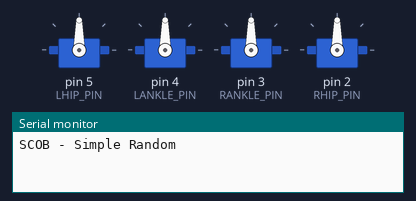
A sketch run on a simulated Arduino Uno, built with avr-gcc and run on an emulated ATmega328P. Parts: 4 × servo, the last lines printed to the serial monitor. Random numbers use the default seed unless the sketch sets one.

Above: at 0.1 s.
At 3.41 s:
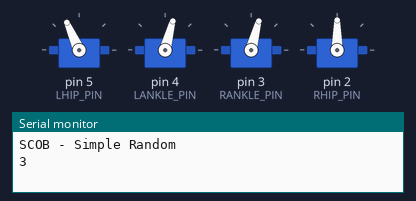
At 8.41 s:
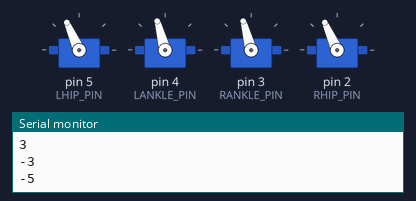
At 15.4 s:
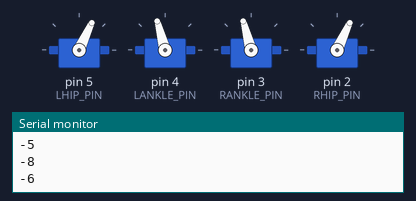
At 26.79 s:
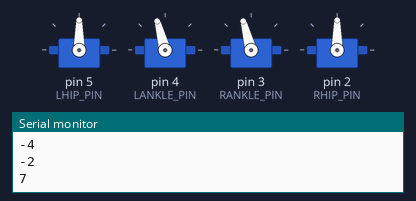
At 39.19 s:
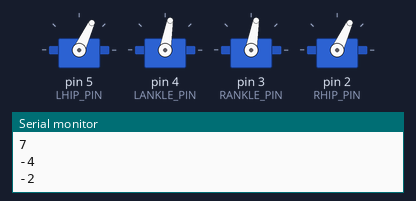
Timing chart, 0 to 40.0 s (numbered marks = the images above):
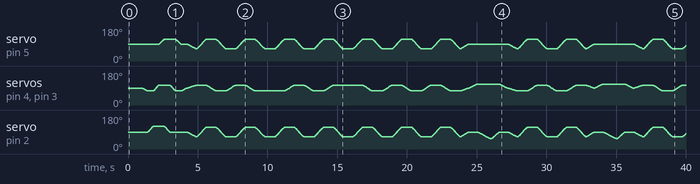

The sketch:

SimpleRandom.ino
```cpp
/*

  This sketch demonstrates how to make SCOB randomly walk around
  using a minimal amount of code.

*/

#include <EEPROM.h>
#include <Servo.h>

#include <SimpleBezier.h>
#include <ServoAnimator.h>
#include <ScobEeprom.h>

#include "Config.h"
#include "Animations.h"

ServoAnimator anim(NUM_JOINTS);

void setup() {
  Serial.begin(9600);
  Serial.println("SCOB - Simple Random");

  // load servo centers from EEPROM
  ScobEeprom::loadConfig(NUM_JOINTS, servoCenters);

  // init servos
  for (uint8_t i=0; i<NUM_JOINTS; i++) {
      anim.initServo(i, servoPins[i], servoCenters[i]);
  }

  // set inital animation
  anim.setAnimation(stand);
}

void loop() {
  // let the animation run
  anim.update();

  if (!anim.isBusy()) {
    // current animation is complete, pick another one to run with next
    int r = random(-10, MAX_ANIM_CMD);
    Serial.println(r);

    // Make forwards and backwards more likely by saying
    // between -10 and -5 means forwards
    // between -5 and 0 means backwards
    if (r < -5) {
      anim.setAnimation(walkForward);
    } else if (r < 0) {
      anim.setAnimation(walkForward, true);
    } else {
      // else run whatever animation was randomly picked
      anim.setAnimation(anims[r]);
    }
  }
}
```

Animations.h
```cpp
// Motion patterns - joint angles relative to center
const byte standKeyFrames[1][NUM_JOINTS] = {
  {0, 0, 0, 0}
};
const unsigned long standDurations[1] = {1000};
ANIMATION stand {
  "ST", CMD_ST, 1, (byte *) &standKeyFrames, (unsigned long*)&standDurations
};

const byte walkForwardKeyframes[4][NUM_JOINTS] = {
  {-25,-15,-15,-25},
  {25,-15,-15,25},
  {25,15,15,25},
  {-25,15,15,-25}
};
const unsigned long walkForwardDurations[4] = {700,700,700,700};
ANIMATION walkForward {
  "FD", CMD_FD, 4, (byte *) &walkForwardKeyframes, (unsigned long*)&walkForwardDurations
};

const byte turnLeftKeyframes[8][NUM_JOINTS] = {
  {0, -15, -15, 0},
  {30, -15, -15, 0},
  {30, 15, 15, 0},
  {30, 15, 15, 25},
  {0, 15, 15, 25},
  {0, -15, -15, 25},
  {0, -15, -15, 0},
  {0, 0, 0, 0}
};
const unsigned long turnLeftDurations[8] = {400,400,400,400,400,400,400,400};
ANIMATION turnLeft {
  "LT", CMD_LT, 8, (byte *) &turnLeftKeyframes, (unsigned long*)&turnLeftDurations
};

const byte turnRightKeyframes[8][NUM_JOINTS] = {
  {0, -15, -15, 0},
  {0, -15, -15, 30},
  {0, 15, 15, 30},
  {25, 15, 15, 30},
  {25, 15, 15, 0},
  {25, -15, -15, 0},
  {0, -15, -15, 0},
  {0, 0, 0, 0}
};
const unsigned long turnRightDurations[8] = {400,400,400,400,400,400,400,400};
ANIMATION turnRight {
  "RT", CMD_RT, 8, (byte *) &turnRightKeyframes, (unsigned long*)&turnRightDurations
};

const byte footTapKeyframes[2][NUM_JOINTS] = {
  {0, -25, 5, 0},
  {0 ,0 ,0, 0}
};
const unsigned long footTapDurations[2] = {400, 250};
ANIMATION footTap {
  "FT", CMD_FT, 2, (byte *) &footTapKeyframes, (unsigned long*)&footTapDurations
};

ANIMATION tipToes {
  "TT",
  CMD_TT,
  1,
  (byte *)new byte[2][NUM_JOINTS]
  {
    {0, 60, -60, 0},
    {0, 60, -60, 0}
  },
  new unsigned long[2]{500, 2000}
};

// Interactive state - used when adjusting joint parameters via serial interface
byte interactiveKeyFrames[1][NUM_JOINTS] = {
  {0, 0, 0, 0}
};
unsigned long interactiveDurations[1] = {1000};
ANIMATION interactive {
  "", 0xff, 1, (byte *) &interactiveKeyFrames, (unsigned long*)&interactiveDurations
};

ANIMATION lookLeft {
  "LL",
  CMD_LL,
  5,
  (byte *)new byte[5][NUM_JOINTS] {
    {0,0,0,0},
    {0,-20,-20,0},
    {35,-20,-20,0},
    {0,-20,-20,0},
    {0,0,0,0}
  },
  new unsigned long[5]{600,600,1000,600,600}
};


ANIMATION lookRight {
  "LR",
  CMD_LR,
  5,
  (byte *)new byte[5][NUM_JOINTS] {
    {0,0,0,0},
    {0,20,20,0},
    {0,20,20,-35},
    {0,20,20,0},
    {0,0,0,0}
  },
  new unsigned long[5]{600,600,1000,600,600}
};

/*
ANIMATION sideShuffle {
  "SS",
  CMD_SS,
  2,
  (byte *)new byte[2][NUM_JOINTS] {
    {0,20,20,0},
    {0,-30,-30,0}
  },
  new unsigned long[2]{200,200}
};
*/

/*

ANIMATION wiggleIt {
  8,
  (byte *)new byte[8][NUM_JOINTS] {
    {30,0,0,30},
    {-31,0,0,-30},
    {30,0,0,30},
    {-31,0,0,-30},
    {30,0,0,30},
    {-31,0,0,-30},
    {30,0,0,30},
    {-31,0,0,-30}
  },
  new unsigned long[8]{200,200,200,200,200,200,200,200}
};

*/

// Array of all animations so we can easily pick one by a random number
ANIMATION anims[MAX_ANIM_CMD] = { stand, walkForward, turnLeft, turnRight, footTap, tipToes, lookLeft, lookRight };
```

Config.h
```cpp
// Number of servo joints
#define NUM_JOINTS 4

// Pins
#define TRIGGER_PIN  10
#define ECHO_PIN     11
#define LHIP_PIN 5
#define LANKLE_PIN 4
#define RANKLE_PIN 3
#define RHIP_PIN 2

// pin references
uint8_t servoPins[NUM_JOINTS] = {LHIP_PIN, LANKLE_PIN, RANKLE_PIN, RHIP_PIN};

// default centers - will be overwritten from EEPROM once calibrated
uint8_t servoCenters[NUM_JOINTS] = {90,90,90,90};


// Commands
#define MAX_ANIM_CMD 8

#define CMD_FD 0  // forward
#define CMD_BK 1  // backward
#define CMD_LT 2  // turn left
#define CMD_RT 3  // turn right
#define CMD_ST 4  // stop
#define CMD_FT 5  // tap foot
#define CMD_TT 6  // tip toes (balerina)
#define CMD_LL 7  // look left
#define CMD_LR 8  // look right
```
